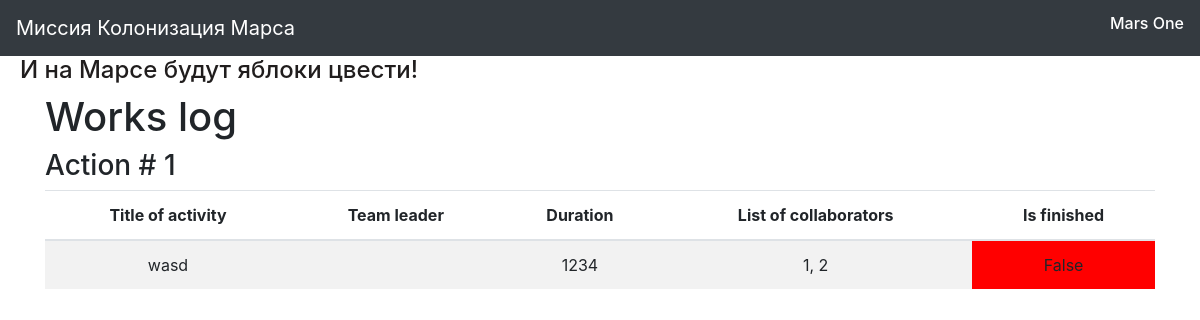
The page /index on the database as committed earlier.
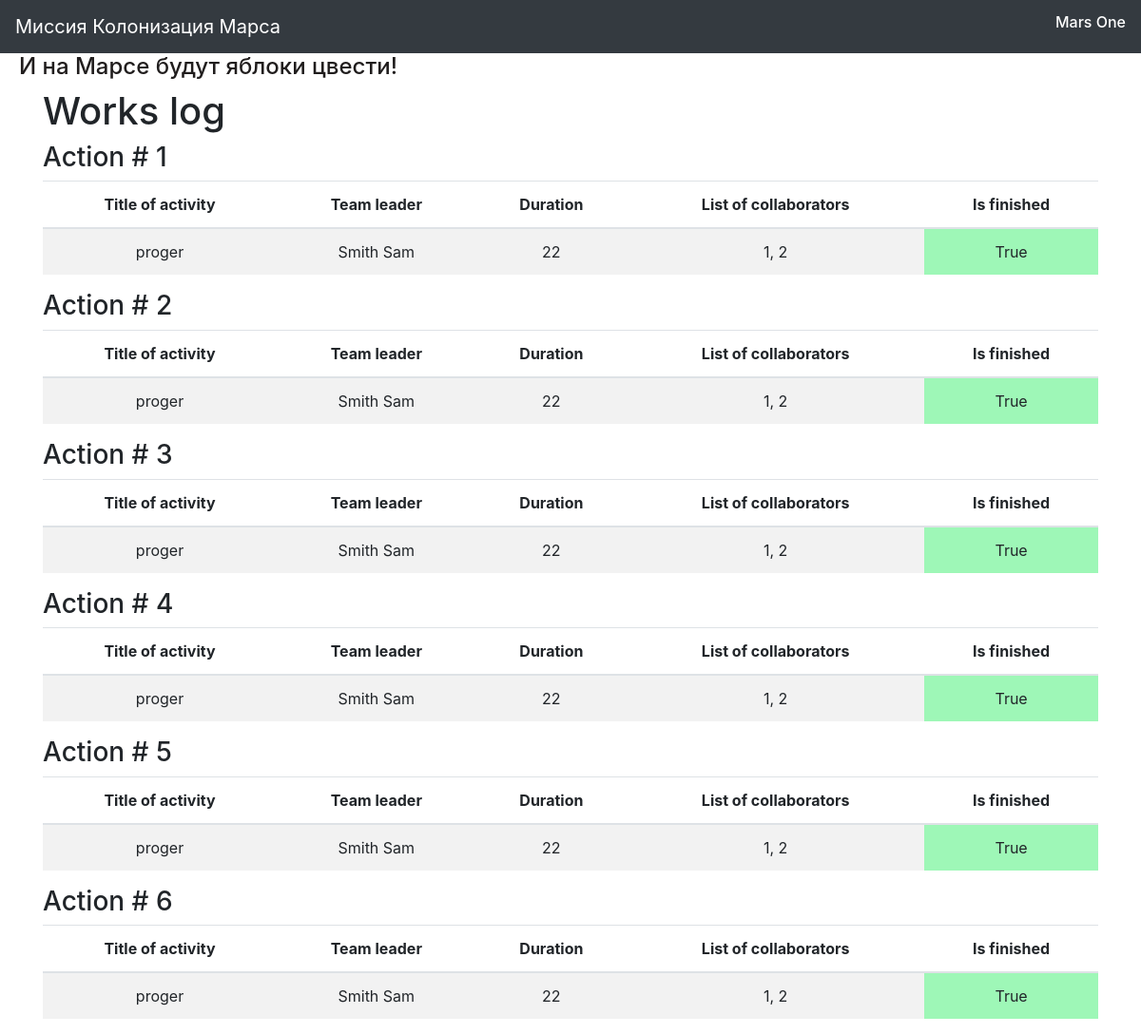
The same page on the database as committed later.
### data/jobs.py (models this page shows, shortened)
class Job(SqlAlchemyBase, SerializerMixin):
    __tablename__ = 'jobs'
    id = sqlalchemy.Column(sqlalchemy.Integer,
                           primary_key=True, autoincrement=True)
    team_leader = sqlalchemy.Column(sqlalchemy.Integer,
                                    sqlalchemy.ForeignKey("users.id"))
    job = sqlalchemy.Column(sqlalchemy.String, nullable=True)
    work_size = sqlalchemy.Column(sqlalchemy.Integer, nullable=True)
    collaborators = sqlalchemy.Column(sqlalchemy.String, nullable=True)
    start_date = sqlalchemy.Column(sqlalchemy.DateTime,
                                   default=datetime.datetime.now)
    end_date = sqlalchemy.Column(sqlalchemy.DateTime,
                                 default=datetime.datetime.now)
    is_finished = sqlalchemy.Column(sqlalchemy.Boolean, default=False)
    user = orm.relationship('User')

### main.py (the view)
@app.route('/')
@app.route('/index')
def index():
    jobs = db_sess.query(Job).all()
    users = db_sess.query(User).all()
    names = {}
    for user in users:
        names[user.id] = f'{user.surname} {user.name}'
    return render_template('index.html', jobs=jobs, names=names)

### templates/index.html
{% extends "base.html" %}
{% block content %}
<h1>Works log</h1>
{% for job in jobs %}
<h3>Action # {{ loop.index }}</h3>
<table class="table table-striped">
    <thead>
        <tr>
            <th scope="col">Title of activity</th>
            <th scope="col">Team leader</th>
            <th scope="col">Duration</th>
            <th scope="col">List of collaborators</th>
            <th scope="col">Is finished</th>
        </tr>
    </thead>
    <tbody>
        <tr>
            <td>{{ job.job }}</td>
            <td>{{ names[job.team_leader] }}</td>
            <td>{{ job.work_size }}</td>
            <td>{{ job.collaborators }}</td>
            {% if job.is_finished %}
                <td style="background-color: #9ef7b7">{{ job.is_finished }}</td>
            {% else %}
                <td style="background-color: #ff0000">{{ job.is_finished }}</td>
            {% endif %}
        </tr>
    </tbody>
</table>
{% endfor %}
{% endblock %}

### templates/base.html (shortened to what this page needs)
<!doctype html>
<html lang="en">
<head>
    <link rel="stylesheet" href="../static/css/style.css" type="text/css">
    <link rel="stylesheet"
          href="https://stackpath.bootstrapcdn.com/bootstrap/4.4.1/css/bootstrap.min.css"
>
</head>
<body>
<header>
    <nav class="navbar navbar-light bg-dark">
        <a class="navbar-brand text-white" href="#">Миссия Колонизация Марса</a>
        <h6 style="float: right; color: #fff">Mars One</h6>
    </nav>
<div class="text"> <h4>И на Марсе будут яблоки цвести!</h4>
</header>
<main role="main" class="container">
    {% block content %}{% endblock %}
</main>
</body>
</html>

### static/css/style.css (style rules this page uses)
h4 { padding-left: 20px; color: rgb(32, 29, 29); }
table { text-align: center; margin-left: auto; margin-right: auto; }

Rows that differ between the two databases and show on the page:
removed Job: job "wasd", work_size "1234", collaborators "1, 2", is_finished "False"
added Job: job "proger", team_leader "Smith Sam", work_size "22", collaborators "1, 2", is_finished "True"
added Job: job "proger", team_leader "Smith Sam", work_size "22", collaborators "1, 2", is_finished "True"
added Job: job "proger", team_leader "Smith Sam", work_size "22", collaborators "1, 2", is_finished "True"
added Job: job "proger", team_leader "Smith Sam", work_size "22", collaborators "1, 2", is_finished "True"
added Job: job "proger", team_leader "Smith Sam", work_size "22", collaborators "1, 2", is_finished "True"
added Job: job "proger", team_leader "Smith Sam", work_size "22", collaborators "1, 2", is_finished "True"
